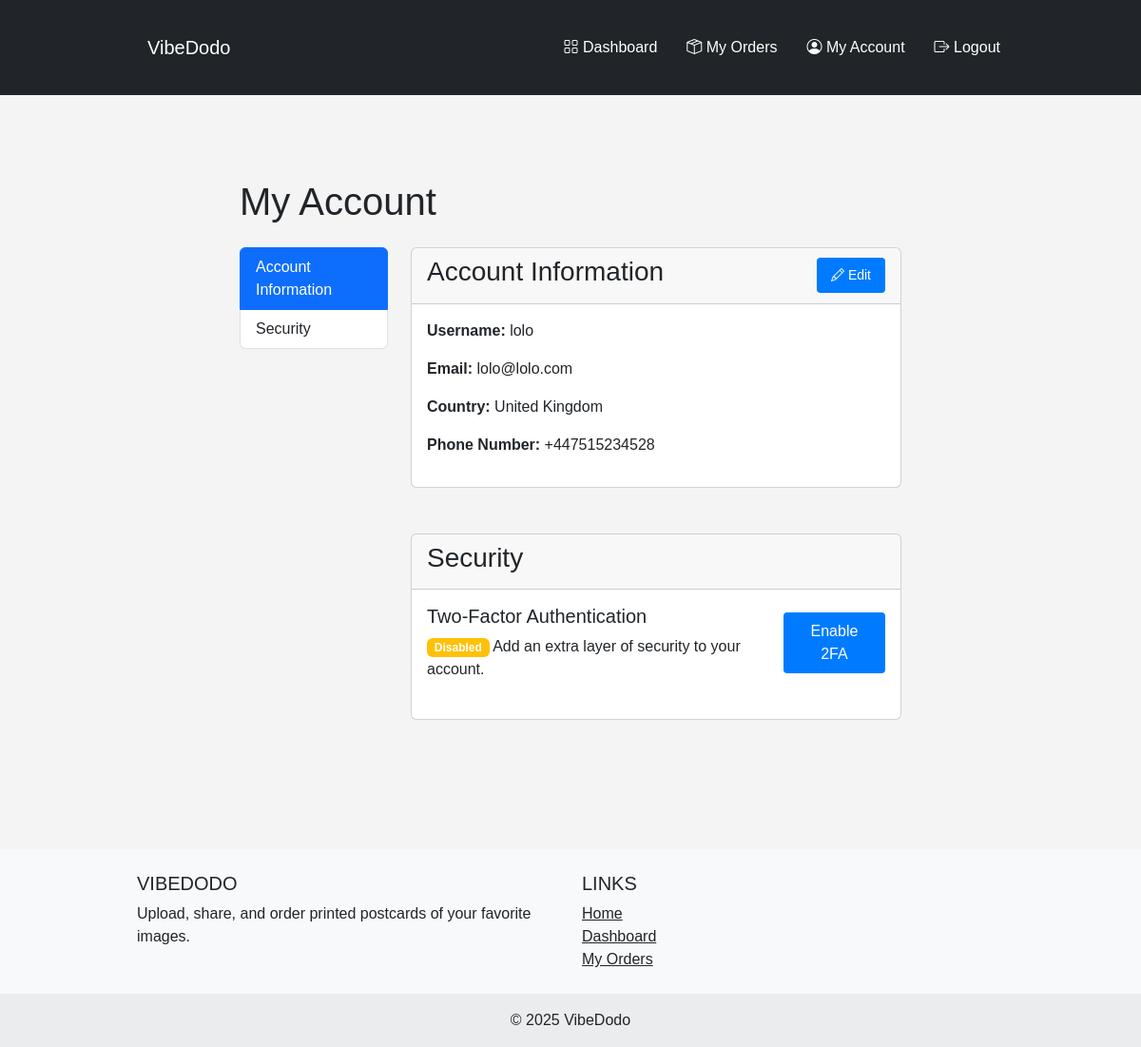
The page /myaccount (signed in) on the database its author committed.
### app/models/user.py (models this page shows, shortened)
class User(db.Model, UserMixin):
    id = db.Column(db.Integer, primary_key=True)
    username = db.Column(db.String(20), unique=True, nullable=False)
    email = db.Column(db.String(120), unique=True, nullable=False)
    password_hash = db.Column(db.String(128), nullable=False)
    is_admin = db.Column(db.Boolean, default=False)
    is_printer = db.Column(db.Boolean, default=False)
    country = db.Column(db.String(2), nullable=True, server_default='')
    phone_number = db.Column(db.String(20), nullable=True, server_default='')
    has_seen_welcome = db.Column(db.Boolean, default=False)
    uploads = db.relationship('Upload', backref='author', lazy=True)
    mfa_secret = db.Column(db.String(32), nullable=True)
    mfa_enabled = db.Column(db.Boolean, default=False)

### app/routes/auth.py (the view)
@auth.route('/myaccount', methods=['GET', 'POST'])
@login_required
def myaccount():
    if not current_user.mfa_secret:
        current_user.mfa_secret = pyotp.random_base32()
        db.session.commit()
    return render_template('myaccount.html')

### app/models/user.py (called while the page is built)
@login_manager.user_loader
def load_user(user_id):
    return User.query.get(int(user_id))

### app/templates/myaccount.html (shortened to what this page needs)
{% extends "layout.html" %}
{% block content %}
<div class="container mt-4">
    <h1 class="mb-4">My Account</h1>
    <div class="row">
        <div class="col-md-3">
            <div class="list-group mb-4">
                <a href="#account-info" class="list-group-item list-group-item-action active">Account Information</a>
                <a href="#security" class="list-group-item list-group-item-action">Security</a>
            </div>
        </div>
        <div class="col-md-9">
            <section id="account-info" class="mb-5">
                <div class="card">
                    <div class="card-header d-flex justify-content-between align-items-center">
                        <h3>Account Information</h3>
                        <button type="button" class="btn btn-sm btn-outline-primary" data-bs-toggle="modal" data-bs-target="#editProfileModal">
                            <i class="bi bi-pencil"></i> Edit
                        </button>
                    </div>
                    <div class="card-body">
                        <div class="mb-3">
                            <strong>Username:</strong> {{ current_user.username }}
                        </div>
                        <div class="mb-3">
                            <strong>Email:</strong> {{ current_user.email }}
                        </div>
                        <div class="mb-3">
                            <strong>Country:</strong>
                            {% if current_user.country %}
                                {{ country_names.get(current_user.country, current_user.country) }}
                            {% else %}
                                Not provided
                            {% endif %}
                        </div>
                        <div class="mb-3">
                            <strong>Phone Number:</strong>
                            {% if current_user.phone_number %}
                                {{ current_user.phone_number }}
                            {% else %}
                                Not provided
                            {% endif %}
                        </div>
                    </div>
                </div>
            </section>
            <section id="security" class="mb-5">
                <div class="card">
                    <div class="card-header">
                        <h3>Security</h3>
                    </div>
                    <div class="card-body">
                        <div class="d-flex align-items-center mb-4">
                            <div>
                                <h5>Two-Factor Authentication</h5>
                                <p class="mb-0">
                                    {% if current_user.mfa_enabled %}
                                        <span class="badge bg-success">Enabled</span> Your account is protected with 2FA.
                                    {% else %}
                                        <span class="badge bg-warning">Disabled</span> Add an extra layer of security to your account.
                                    {% endif %}
                                </p>
                            </div>
                            <div class="ms-auto">
                                {% if current_user.mfa_enabled %}
                                    <button type="button" class="btn btn-primary" data-bs-toggle="modal" data-bs-target="#mfaModal">
                                        Manage 2FA
                                    </button>
                                {% else %}
                                    <button type="button" class="btn btn-primary" data-bs-toggle="modal" data-bs-target="#mfaModal">
                                        Enable 2FA
                                    </button>
                                {% endif %}
                            </div>
                        </div>
                    </div>
                </div>
            </section>
        </div>
    </div>
</div>
{% endblock %}

### app/static/css/main.css (style rules this page uses)
body { font-family: 'Arial', sans-serif; margin: 0; padding: 0; background-color: #f4f4f4; }
.container { width: 80%; margin: 0 auto; padding: 20px; }
.btn { padding: 8px 15px; background-color: #007bff; color: white; border: none; border-radius: 4px; cursor: pointer; }

### rows shown on the page
User: username "lolo", email "lolo@lolo.com", get "United Kingdom", phone_number "+447515234528"
